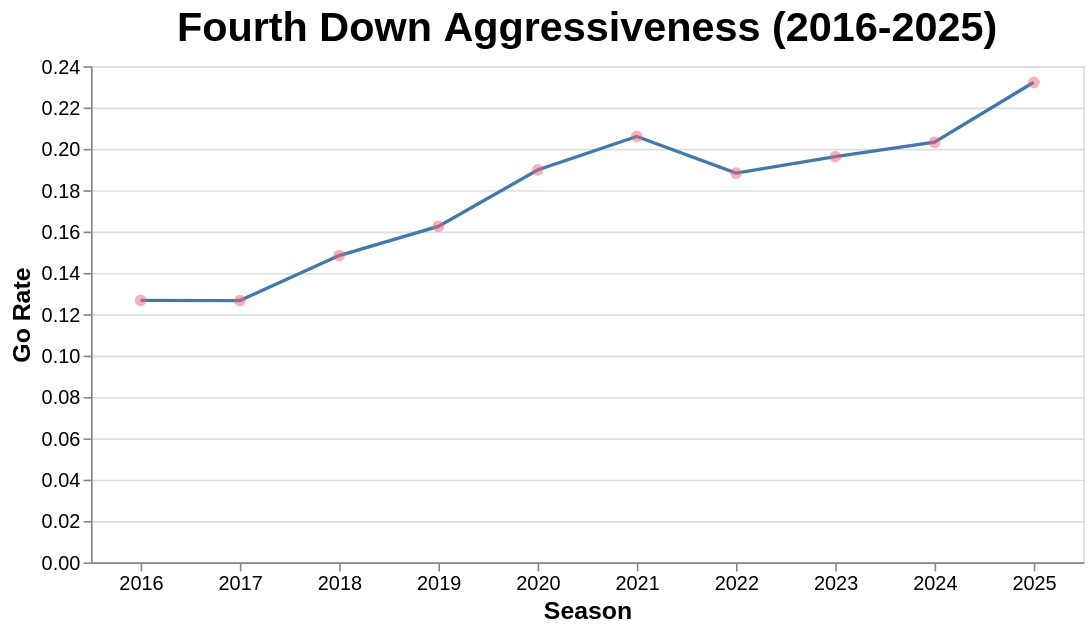

The notebook cell saved with this chart:
### Code cell
#| echo: false

ag_chart = (alt.Chart(data= rates, title="Fourth Down Aggressiveness (2016-2025)")
        .mark_line(
            color='#4477AA', 
            point=alt.OverlayMarkDef(color="#EE6677", size=50, opacity = 0.5)
            )
        .encode(
            x=alt.X("season:N", title='Season', axis = alt.Axis(labelAngle=0)),
            y=alt.Y("go_rate:Q", title= "Go Rate"),
            tooltip=["season", "go_rate"]
        )
        .properties(width=600, height=300)
    ).configure_axis(titleFontSize=15, labelFontSize= 12).configure_title(fontSize=25)

ag_chart

### Figure 1 — Vega specification as saved in the notebook (floating-point values rounded to 4 significant figures)
{"$schema": "https://vega.github.io/schema/vega/v5.json", "data": [{"name": "source_0", "values": [{"go_rate": 0.1267, "season": 2016}, {"go_rate": 0.1266, "season": 2017}, {"go_rate": 0.1484, "season": 2018}, {"go_rate": 0.1625, "season": 2019}, {"go_rate": 0.1898, "season": 2020}, {"go_rate": 0.206, "season": 2021}, {"go_rate": 0.1883, "season": 2022}, {"go_rate": 0.1962, "season": 2023}, {"go_rate": 0.2032, "season": 2024}, {"go_rate": 0.2322, "season": 2025}]}, {"name": "data_0", "values": [{"go_rate": 0.1267, "season": 2016}, {"go_rate": 0.1266, "season": 2017}, {"go_rate": 0.1484, "season": 2018}, {"go_rate": 0.1625, "season": 2019}, {"go_rate": 0.1898, "season": 2020}, {"go_rate": 0.206, "season": 2021}, {"go_rate": 0.1883, "season": 2022}, {"go_rate": 0.1962, "season": 2023}, {"go_rate": 0.2032, "season": 2024}, {"go_rate": 0.2322, "season": 2025}]}, {"name": "source_0_x_domain_season_0", "values": [{"season": 2016}, {"season": 2017}, {"season": 2018}, {"season": 2019}, {"season": 2020}, {"season": 2021}, {"season": 2022}, {"season": 2023}, {"season": 2024}, {"season": 2025}]}, {"name": "data_0_x_domain_season_1", "values": [{"season": 2016}, {"season": 2017}, {"season": 2018}, {"season": 2019}, {"season": 2020}, {"season": 2021}, {"season": 2022}, {"season": 2023}, {"season": 2024}, {"season": 2025}]}], "marks": [{"type": "line", "name": "layer_0_marks", "from": {"data": "source_0"}, "sort": {"field": "x"}, "encode": {"update": {"stroke": {"value": "#4477AA"}, "tooltip": {"signal": "{\"season\": format(datum[\"season\"], \"\"), \"go_rate\": format(datum[\"go_rate\"], \"\")}"}, "y": {"field": "go_rate", "scale": "y"}, "defined": {"signal": "isValid(datum[\"go_rate\"]) && isFinite(+datum[\"go_rate\"])"}, "x": {"field": "season", "scale": "x"}}}, "style": ["line"]}, {"type": "symbol", "name": "layer_1_marks", "from": {"data": "data_0"}, "encode": {"update": {"size": {"value": 50}, "x": {"field": "season", "scale": "x"}, "tooltip": {"signal": "{\"season\": format(datum[\"season\"], \"\"), \"go_rate\": format(datum[\"go_rate\"], \"\")}"}, "fill": {"value": "#EE6677"}, "opacity": {"value": 0.5}, "y": {"field": "go_rate", "scale": "y"}}}, "style": ["point"]}], "scales": [{"name": "x", "type": "point", "domain": {"fields": [{"data": "source_0_x_domain_season_0", "field": "season"}, {"data": "data_0_x_domain_season_1", "field": "season"}], "sort": true}, "range": [0, {"signal": "width"}], "padding": 0.5}, {"name": "y", "type": "linear", "domain": {"fields": [{"data": "source_0", "field": "go_rate"}, {"data": "data_0", "field": "go_rate"}]}, "range": [{"signal": "height"}, 0], "zero": true, "nice": true}], "axes": [{"scale": "y", "grid": true, "gridScale": "x", "aria": false, "tickCount": {"signal": "ceil(height/40)"}, "maxExtent": 0, "domain": false, "orient": "left", "labels": false, "ticks": false, "zindex": 0, "minExtent": 0}, {"scale": "x", "zindex": 0, "title": "Season", "orient": "bottom", "labelAngle": 0, "labelBaseline": "top", "grid": false}, {"scale": "y", "grid": false, "labelOverlap": true, "tickCount": {"signal": "ceil(height/40)"}, "title": "Go Rate", "orient": "left", "zindex": 0}], "title": {"text": "Fourth Down Aggressiveness (2016-2025)", "frame": "group"}, "padding": 5, "background": "white", "config": {"axis": {"labelFontSize": 12, "titleFontSize": 15}, "style": {"group-title": {"fontSize": 25}}}, "width": 600, "height": 300, "style": "cell"}
